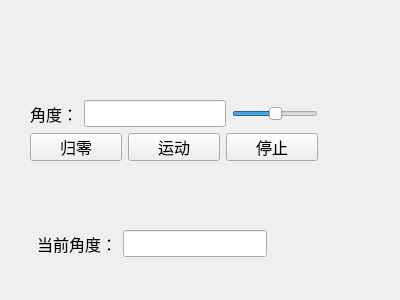
<?xml version="1.0" encoding="UTF-8"?>
<ui version="4.0">
 <class>Arm</class>
 <widget class="QWidget" name="Arm">
  <property name="geometry">
   <rect>
    <x>0</x>
    <y>0</y>
    <width>400</width>
    <height>300</height>
   </rect>
  </property>
  <property name="windowTitle">
   <string>Form</string>
  </property>
  <widget class="QWidget" name="layoutWidget">
   <property name="geometry">
    <rect>
     <x>30</x>
     <y>100</y>
     <width>288</width>
     <height>61</height>
    </rect>
   </property>
   <layout class="QGridLayout" name="gridLayout_2">
    <item row="0" column="0">
     <layout class="QHBoxLayout" name="horizontalLayout_2">
      <item>
       <widget class="QLabel" name="label_5">
        <property name="font">
         <font>
          <family>楷体</family>
          <pointsize>12</pointsize>
         </font>
        </property>
        <property name="text">
         <string>角度：</string>
        </property>
       </widget>
      </item>
      <item>
       <widget class="QLineEdit" name="lineEdit_head">
        <property name="font">
         <font>
          <family>Times New Roman</family>
          <pointsize>12</pointsize>
         </font>
        </property>
       </widget>
      </item>
      <item>
       <widget class="QSlider" name="horizontalSlider_x_2">
        <property name="font">
         <font>
          <family>Times New Roman</family>
          <pointsize>12</pointsize>
         </font>
        </property>
        <property name="cursor">
         <cursorShape>ArrowCursor</cursorShape>
        </property>
        <property name="layoutDirection">
         <enum>Qt::LeftToRight</enum>
        </property>
        <property name="minimum">
         <number>-100</number>
        </property>
        <property name="maximum">
         <number>100</number>
        </property>
        <property name="orientation">
         <enum>Qt::Horizontal</enum>
        </property>
       </widget>
      </item>
     </layout>
    </item>
    <item row="1" column="0">
     <layout class="QHBoxLayout" name="horizontalLayout">
      <item>
       <widget class="QPushButton" name="ZeroButton_2">
        <property name="font">
         <font>
          <family>楷体</family>
          <pointsize>12</pointsize>
         </font>
        </property>
        <property name="text">
         <string>归零</string>
        </property>
       </widget>
      </item>
      <item>
       <widget class="QPushButton" name="StartButton_2">
        <property name="font">
         <font>
          <family>楷体</family>
          <pointsize>12</pointsize>
         </font>
        </property>
        <property name="text">
         <string>运动</string>
        </property>
       </widget>
      </item>
      <item>
       <widget class="QPushButton" name="PauseButton_2">
        <property name="font">
         <font>
          <family>楷体</family>
          <pointsize>12</pointsize>
         </font>
        </property>
        <property name="text">
         <string>停止</string>
        </property>
       </widget>
      </item>
     </layout>
    </item>
   </layout>
  </widget>
  <widget class="QWidget" name="layoutWidget">
   <property name="geometry">
    <rect>
     <x>37</x>
     <y>230</y>
     <width>230</width>
     <height>27</height>
    </rect>
   </property>
   <layout class="QHBoxLayout" name="horizontalLayout_3">
    <item>
     <widget class="QLabel" name="label_6">
      <property name="font">
       <font>
        <family>楷体</family>
        <pointsize>12</pointsize>
       </font>
      </property>
      <property name="text">
       <string>当前角度：</string>
      </property>
     </widget>
    </item>
    <item>
     <widget class="QLineEdit" name="lineEdit_head_now">
      <property name="font">
       <font>
        <family>Times New Roman</family>
        <pointsize>12</pointsize>
       </font>
      </property>
     </widget>
    </item>
   </layout>
  </widget>
 </widget>
 <resources/>
 <connections/>
</ui>
